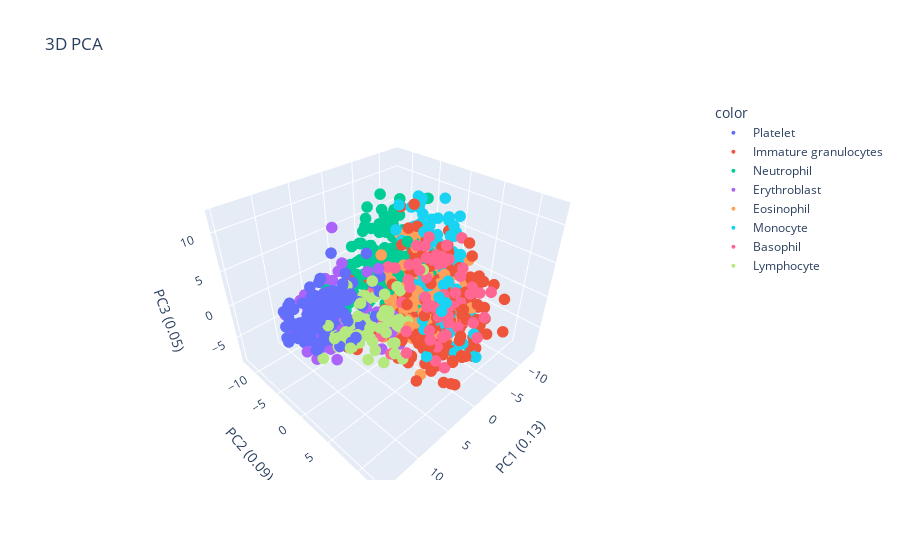

Notebook code cell kept with this figure:
### Markdown cell above
We can clearly see how some classes are much more easily separable in this space than others. The Immature Granulocytes for example are difficult to distinguish from Monocytes, Basophils and Eosinophils for example.

### Code cell
fitted = pca.transform(features_df)
fig = px.scatter_3d(
            x=fitted[:, 0],
            y=fitted[:, 1],
            z=fitted[:, 2],
            color= [labels[label] for label in y_unique[:1000].flatten()],
            title='3D PCA',
            labels = {'x': f'PC1 ({pca.explained_variance_ratio_[0]:.2f})',
                      'y': f'PC2 ({pca.explained_variance_ratio_[1]:.2f})',
                      'z': f'PC3 ({pca.explained_variance_ratio_[2]:.2f})'})
fig.update_traces(marker_size=4)
fig.show()
